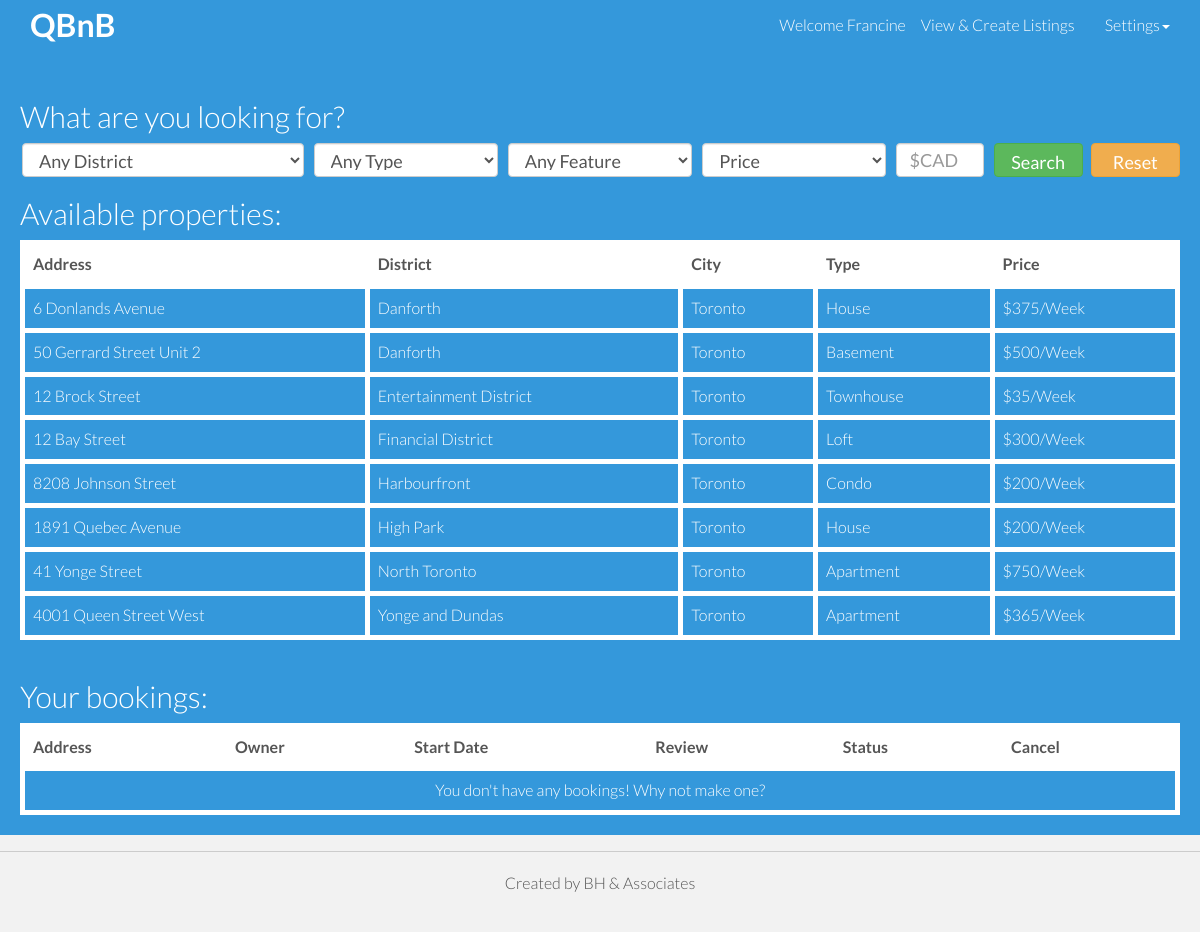
The app's page /QBnBSite/userdash.php (signed in) with its own data.
### tables this page shows
CREATE TABLE Member(
  Member_ID int NOT NULL AUTO_INCREMENT,
  F_Name varchar(20) NOT NULL,
  L_Name varchar(20) NOT NULL,
  Email varchar(50) NOT NULL,
  Phone_No bigint(15) NOT NULL,
  Grad_Year int(4) NOT NULL,
  Faculty varchar(50) NOT NULL,
  Degree_Type char(10) NOT NULL,
  Password varchar(180) NOT NULL,
  PRIMARY KEY (Member_ID),
  UNIQUE (Email)
);

CREATE TABLE Property(
  Property_ID int NOT NULL AUTO_INCREMENT,
  Owner_ID int NOT NULL,
  Street_No int NOT NULL,
  Street_Name varchar(30) NOT NULL,
  City varchar(30) NOT NULL,
  Country varchar(30) NOT NULL,
  Postal_Code varchar(10) NOT NULL,
  District_Name varchar(30) NOT NULL,
  Type varchar(15) NOT NULL,
  Price decimal NOT NULL,
  PRIMARY KEY (Property_ID),
  FOREIGN KEY (District_Name) references District(District_Name) ON UPDATE CASCADE ON DELETE CASCADE,
  FOREIGN KEY (Owner_ID) references Member(Member_ID) ON UPDATE CASCADE ON DELETE CASCADE
);

### QBnBSite/userdash.php (the view, shortened to what this page needs)
<!DOCTYPE html>
<html lang="en">
	<head>
	    <link rel="stylesheet" href="//code.jquery.com/ui/1.11.4/themes/smoothness/jquery-ui.css">
	    <link href="css/bootstrap.css" rel="stylesheet">
	    <link href="css/main.css" rel="stylesheet">
 	</head>
	<body>
	 	 <?php
		if(isset($_SESSION['Member_ID'])){
			include_once 'config/connection.php';
	    	$query = "SELECT Member_ID,F_Name,L_Name,Email FROM Member WHERE Member_ID=?";
	    	$stmt = $con->prepare($query);
	    	$stmt->bind_Param("s", $_SESSION['Member_ID']);
			$stmt->execute();
			$result = $stmt->get_result();
			$myrow = $result->fetch_assoc();
		} else {
			header("Location: index.php");
			die();
		}
		?>
	    <div class="navbar navbar-default navbar-fixed-top">
	     	<div class="container">
	        	<div class="navbar-header">
		         	<a class="navbar-brand" href="userdash.php"><b>QBnB</b></a>
		        </div>
		        <div class="navbar-collapse collapse">
	         		<ul class="nav navbar-nav navbar-right">
	         			<li>
	         				<p style="padding-top: 11px; padding-bottom: 15px; color:white;">Welcome <?php echo $myrow['F_Name'];?></p>
	         			</li>
	         			<li>
	         				<a href='supplierdash.php'>View &amp; Create Listings</a>
	         			</li>
	         			<li class="active dropdown">
							<a href="#" class="dropdown-toggle" data-toggle="dropdown">Settings<span class="caret"></span></a>
						</li>
	         		</ul>
	        	</div>
		    </div>
	    </div>
		<div id="headerwrap" style="padding-top: 100px; min-height: 590px;">
			<div class="container">
				<div class="row">
					<div class="col-lg-12">
						<h2>What are you looking for?</h2>
						<form name='filter' id='filter' action='userdash.php' method='POST' style="margin-right: 12px; margin-left: 12px;">
							<div class="row">
								<div class="form-group">
									<div class="col-md-3">
						    			<select style="width: 100%; height: 34px;" type="text" class="form-control" name="district" id="district">
										    <option value="" selected disabled>Any District</option>
										</select>
							    	</div>
									<div class="col-md-2">
						    			<select style="width: 100%; height: 34px;" type="text" class="form-control" name="type" id="type">
										    <option value="" selected disabled>Any Type</option>
										</select>
							    	</div>
							    	<div class="col-md-2">
						    			<select style="width: 100%; height: 34px;" type="text" class="form-control" name="feature" id="feature">
										    <option value="" selected disabled>Any Feature</option>
										    <?php
							            	include_once 'config/connection.php';
							            	?>
										</select>
							    	</div>
							    	<div class="col-md-2">
							    		<select style="width: 100%; height: 34px;" type="text" class="form-control" name="priceselect" id="priceselect">
							    			<option value="" selected disabled>Price</option>
							    		</select>
							    	</div>
							    	<div class="col-md-1">
							    		<input style="width: 100%; height: 34px;" type="text" class="form-control" name="price" id="price" placeholder="$CAD" <?php echo (isset($_POST['price']))?"value='$_POST[price]'":''?>>
							    	</div>
							    	<div class="col-md-1">
										<button style="font-size: 18px; width: 89px; height: 34px;" type="submit" name='filter' class="btn btn-success">Search</button>
									</div>
							    	<div class="col-md-1">
										<button style="font-size: 18px; width: 89px; height: 34px;" type="reset" name='filter' onclick="return resetForm(this.form);" class="btn btn-warning">Reset</button>
									</div>
							    </div>
							</div>
						</form>
						<h2>Available properties:</h2>
			            <?php
			            	if(isset($_POST['filter'])) {
				            	include_once 'config/connection.php';
				            	$queryAllPropertiesInfo = "SELECT DISTINCT Street_No, Street_Name, City, Postal_Code, Country, District_Name, Type, Price, Property_ID, Owner_ID
				            			  				   FROM Property NATURAL JOIN Feature
				            			  				   WHERE";
				            	if (isset($_POST['district'])) {
				            		$queryAllPropertiesInfo = $queryAllPropertiesInfo." District_Name = '$_POST[district]'";
				            	} else {
				            		$queryAllPropertiesInfo = $queryAllPropertiesInfo." District_Name IS NOT NULL";
				            	}
				            	if (isset($_POST['priceselect']) and isset($_POST['price'])) {
				            		if ($_POST['priceselect'] == "Equals") {
				            			$queryAllPropertiesInfo = $queryAllPropertiesInfo." AND Price = '$_POST[price]'";
				            		}
				            		elseif ($_POST['priceselect'] == "Less Than") {
				            			$queryAllPropertiesInfo = $queryAllPropertiesInfo." AND Price < '$_POST[price]'";
				            		}
				            		elseif ($_POST['priceselect'] == "Greater Than") {
				            		$queryAllPropertiesInfo = $queryAllPropertiesInfo." AND Price > '$_POST[price]'";
				            		}
				            	} else {
				            		$queryAllPropertiesInfo = $queryAllPropertiesInfo." AND Price IS NOT NULL";
				            	}
				            	if (isset($_POST['type'])) {
				            		$queryAllPropertiesInfo = $queryAllPropertiesInfo." AND Type = '$_POST[type]'";
				            	} else {
				            		$queryAllPropertiesInfo = $queryAllPropertiesInfo." AND Type IS NOT NULL";
				            	}
				            	if (isset($_POST['feature'])) {
				            		$queryAllPropertiesInfo = $queryAllPropertiesInfo." AND Feature_NAME = '$_POST[feature]'";
				            	} else {
				            		$queryAllPropertiesInfo = $queryAllPropertiesInfo." AND Feature_NAME IS NOT NULL";
				            	}
				            	$queryAllPropertiesInfo = $queryAllPropertiesInfo." ORDER BY City, District_Name, Street_Name, Street_No";
				            } else {
				            	$queryAllPropertiesInfo = "SELECT DISTINCT Street_No, Street_Name, City, Postal_Code, Country, District_Name, Type, Price, Property_ID, Owner_ID
				            			  				   FROM Property NATURAL JOIN Feature ORDER BY City, District_Name, Street_Name, Street_No";
				            }
							$queryAllPropertiesInfo = mysqli_query($con,$queryAllPropertiesInfo);
			            	echo "<div style='max-height: 420px !important; overflow: scroll;'>";
			            	echo "<table class='table table-bordered table-hover'>";
			            	echo "<thead>";
			            	echo "<th>Address</th><th>District</th><th>City</th><th>Type</th><th>Price</th></thead>";
			            	if (mysqli_num_rows($queryAllPropertiesInfo) > 0) {
				            	while ($rowProp = mysqli_fetch_array($queryAllPropertiesInfo)) {
									$queryPropertyRatings = "SELECT DISTINCT Property_ID, Comment_Text, Owner_Reply, Rating
															 FROM Comment NATURAL JOIN Booking
															 WHERE Booking.Property_ID = '$rowProp[Property_ID]'
															 ORDER BY Comment_Time";
					            	$queryPropertyRatings = mysqli_query($con,$queryPropertyRatings);
				                	echo "<tbody style='color: white;'>";
				                	echo "<tr data-toggle='collapse' data-target='.prop".$rowProp['Property_ID']."info'>";
				                	echo "<td>".$rowProp['Street_No'].' '.$rowProp['Street_Name']."</td>";
				                	echo "<td>".$rowProp['District_Name']."</td>";
				                	echo "<td>".$rowProp['City']."</td>";
				                	echo "<td>".$rowProp['Type']."</td>";
				                	echo "<td>".'$'.$rowProp['Price'].'/Week'."</td>";
				                	echo "</tr>";
				                	echo "<tr class='collapse prop".$rowProp['Property_ID']."info hiddenRow'>";
				                	echo "<tr class='collapse prop".$rowProp['Property_ID']."info hiddenRow'>";
				                	echo "<td style='background-color: white; color: #3498db;' colspan='5'>";
				                	if (mysqli_num_rows($queryPropertyRatings) > 0) {
										while ($rowRating = mysqli_fetch_array($queryPropertyRatings)) {
											echo "<br>".$rowRating['Comment_Text'];
										}
									} else {
										echo "<b>No ratings yet!</b>";
									}
								}
							} else {
				          		echo "<tbody style='color: white;'>";
				                echo "<tr><td colspan='5' align='center'>No properties matched your search. Why not try again?</td></tr>";
				          	}
				            echo "</td></tr></tbody></table></div>";
				        ?>
			        </div>
			    </div>
			    <div class='row'>
					<div class='col-lg-12'>
						<h2>Your bookings:</h2>
						<?php
				            include_once 'config/connection.php';
				            $queryBookingsInfo = "SELECT DISTINCT Street_No, Street_Name, City, Postal_Code, Country, District_Name, Type, Price, Property_ID, Owner_ID, Booking_Start, Booking_Status, Booking_ID
				            			  			   FROM Property NATURAL JOIN Booking
				            			  			   WHERE Member_ID = '$_SESSION[Member_ID]'
				            			  			   ORDER BY Booking_Status, Booking_Start, Street_Name, Street_No";
							$queryBookingsInfo = mysqli_query($con,$queryBookingsInfo);
			            	echo "<div style='max-height: 400px !important; overflow: scroll;'>";
			            	echo "<table class='table table-bordered table-hover'>";
			            	echo "<thead style='background-color: #dddddd'>";
			            	echo "<th>Address</th><th>Owner</th><th>Start Date</th><th>Review</th><th>Status</th><th>Cancel</th></thead>";
			            	if (mysqli_num_rows($queryBookingsInfo) > 0) {
				            	while ($rowBooking = mysqli_fetch_array($queryBookingsInfo)) {
					            	$queryPropertyForOwnerInfo = "SELECT DISTINCT F_Name, L_Name, Email, Phone_No
					            								  FROM Member
																  WHERE Member_ID = '$rowBooking[Owner_ID]'";
					            	$queryPropertyForOwnerInfo = mysqli_query($con,$queryPropertyForOwnerInfo);
					            	$rowOwner = mysqli_fetch_assoc($queryPropertyForOwnerInfo);
					            	$queryFeatures = "SELECT DISTINCT Feature_Name
					            					  FROM Feature
													  WHERE Property_ID = '$rowBooking[Property_ID]'";
					            	$queryFeatures = mysqli_query($con,$queryFeatures);
					            	$queryComments = "SELECT DISTINCT Comment_Text, Rating, Owner_Reply
					            					  FROM Comment
													  WHERE Booking_ID = '$rowBooking[Booking_ID]'";
					            	$queryComments = mysqli_query($con,$queryComments);
				                	echo "<tbody style='color: white;'>";
				                	echo "<tr>";
				                	echo "<td><a class='intable' data-placement='bottom' data-toggle='popover' title='Address Details'>";
					               	echo $rowBooking['Street_No'].' '.$rowBooking['Street_Name']."</a>";
					               	echo "<div id='popover-content' class='hide'><p style='color: #3498db'>";
					               	echo $rowBooking['Street_No'].' '.$rowBooking['Street_Name'].'<br>'.$rowBooking['Postal_Code'].', '.$rowBooking['City'].'<br><br>'.$rowBooking['Type'].' with: ';
				                	$row = array();
				                	while($rowFeatures = mysqli_fetch_assoc($queryFeatures)) {
									   $row[] = implode('', $rowFeatures);
									}
									echo implode(", ", $row);
					               	echo "</p></div></td>";
									echo "<td><a class='intable' data-placement='bottom' data-toggle='popover' title='Owner Info'>";
					               	echo $rowOwner['F_Name'].' '.$rowOwner['L_Name']."</a>";
					               	echo "<div id='popover-content' class='hide'><p style='color: #3498db'>";
					               	echo "<b>Email: </b>".$rowOwner['Email'].'<br><b>Phone:</b> '.$rowOwner['Phone_No'];
					               	echo "</p></div></td>";
					               	echo "<td>".preg_replace('/^(.*?)\ 00:00:00/','$1',$rowBooking['Booking_Start'])."</td>";
					                if (mysqli_num_rows($queryComments) == 0) {
										echo "<td align='center'><a class='intable' data-placement='bottom' data-toggle='popover' title='Make Review'>";
						               	echo "<span class='glyphicon glyphicon-edit intable' aria-hidden='true'></span></a>";
						               	echo "<div id='popover-content' class='hide'>";
					                	echo "<form align='center' name='comment' id='comment' action='userdash.php' method='POST'>";
										echo "<textarea rows='4' cols='20' name='Comment_Text' id='Comment_Text' placeholder='Enter your comment...'></textarea>";
										echo "<div class='acidjs-rating-stars'>";
										echo "<input type='radio' name='Rating' id='group-1-0' value='5' /><label for='group-1-0'></label>";
										echo "<input type='radio' name='Rating' id='group-1-1' value='4' /><label for='group-1-1'></label>";
										echo "<input type='radio' name='Rating' id='group-1-2' value='3' /><label for='group-1-2'></label>";
										echo "<input type='radio' name='Rating' id='group-1-3' value='2' /><label for='group-1-3'></label>";
										echo "<input type='radio' name='Rating' id='group-1-4' value='1' /><label for='group-1-4'></label>";
										echo "</div>";
										echo "<input type='hidden' id='Booking_ID' name='Booking_ID' value='".$rowBooking['Booking_ID']."'>";
					            		echo "<button style='width: 100%' type='submit' id='Post_Review' name='Post_Review' class='btn btn-primary'>Post Review</button></form>";
					            		echo "</div></td>";
				                	} else {
				                		$review = mysqli_fetch_assoc($queryComments);
										echo "<td align='center'><a style='color:white' data-placement='bottom' data-toggle='popover' title='Your Review'>";
						               	echo "<span class='glyphicon glyphicon-comment intable' aria-hidden='true'></span></a>";
						               	echo "<div id='popover-content' class='hide'><p style='color: #3498db'>";
						               	echo "<b>Comment: </b>".$review['Comment_Text']."<br>";
						               	if (is_null($review['Rating'])) {
											echo "<b>No rating.</b><br>";
										} else {
											echo "<b>Rating: </b>".$review['Rating']."/5<br>";
										}
										if (is_null($review['Owner_Reply'])) {
											echo "<b>No Owner Reply.</b>";
										} else {
											echo "<b>Owner Reply: </b>".$review['Owner_Reply'];
										}
						               	echo "</p></div></td>";
						            }
						            echo "<td>".$rowBooking['Booking_Status']."</td>";
						            echo "<td align='center'><form name='Cancel_Booking' id='Cancel_Booking' action='userdash.php' method='POST'>";
				                	echo "<input type='hidden' id='Booking_ID' name='Booking_ID' value='".$rowBooking['Booking_ID']."'>";
				                	echo "<button style='background: transparent; border: none; padding: 0;' type=submit name='Cancel_Booking'>";
						            echo "<span class='glyphicon glyphicon-remove' aria-hidden='true' style='color: red;'></span></form></td>";
				                	echo "</tr>";
				                }
			                } else {
				          		echo "<tbody style='color: white;'>";
				                echo "<tr><td colspan='6' align='center'>You don't have any bookings! Why not make one?</td></tr>";
				          	}
			                echo "</tbody></table></div>";
						?>
			        </div>
				</div>
			</div>
		</div>
			<hr>
		<div class="container">
			<p class="centered">Created by BH &amp; Associates</p>
		</div>
	</body>
</html>

### records on screen
member: F_Name "Francine"
property: Street_No "6", Street_Name "Donlands Avenue", District_Name "Danforth", City "Toronto", Type "House", Price "375"
property: Street_No "50", Street_Name "Gerrard Street Unit 2", District_Name "Danforth", City "Toronto", Type "Basement", Price "500"
property: Street_No "12", Street_Name "Brock Street", District_Name "Entertainment District", City "Toronto", Type "Townhouse", Price "35"
property: Street_No "12", Street_Name "Bay Street", District_Name "Financial District", City "Toronto", Type "Loft", Price "300"
property: Street_No "8208", Street_Name "Johnson Street", District_Name "Harbourfront", City "Toronto", Type "Condo", Price "200"
property: Street_No "1891", Street_Name "Quebec Avenue", District_Name "High Park", City "Toronto", Type "House", Price "200"
property: Street_No "41", Street_Name "Yonge Street", District_Name "North Toronto", City "Toronto", Type "Apartment", Price "750"
property: Street_No "4001", Street_Name "Queen Street West", District_Name "Yonge and Dundas", City "Toronto", Type "Apartment", Price "365"
